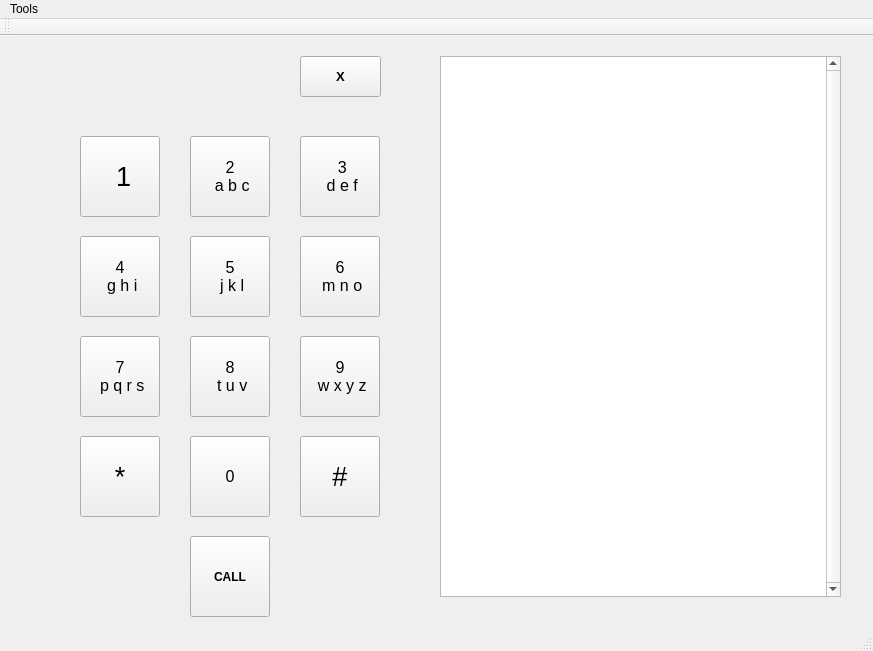
<?xml version="1.0" encoding="UTF-8"?>
<ui version="4.0">
 <class>DialerApp</class>
 <widget class="QMainWindow" name="DialerApp">
  <property name="geometry">
   <rect>
    <x>0</x>
    <y>0</y>
    <width>873</width>
    <height>651</height>
   </rect>
  </property>
  <property name="windowTitle">
   <string>DialerApp</string>
  </property>
  <widget class="QWidget" name="centralWidget">
   <widget class="QTableView" name="tableView">
    <property name="geometry">
     <rect>
      <x>440</x>
      <y>20</y>
      <width>401</width>
      <height>541</height>
     </rect>
    </property>
    <property name="verticalScrollBarPolicy">
     <enum>Qt::ScrollBarAlwaysOn</enum>
    </property>
    <property name="horizontalScrollBarPolicy">
     <enum>Qt::ScrollBarAlwaysOff</enum>
    </property>
    <attribute name="verticalHeaderVisible">
     <bool>false</bool>
    </attribute>
   </widget>
   <widget class="QPushButton" name="oneButton">
    <property name="geometry">
     <rect>
      <x>80</x>
      <y>100</y>
      <width>80</width>
      <height>81</height>
     </rect>
    </property>
    <property name="font">
     <font>
      <pointsize>20</pointsize>
     </font>
    </property>
    <property name="text">
     <string> 1</string>
    </property>
   </widget>
   <widget class="QPushButton" name="twoButton">
    <property name="geometry">
     <rect>
      <x>190</x>
      <y>100</y>
      <width>80</width>
      <height>81</height>
     </rect>
    </property>
    <property name="font">
     <font>
      <pointsize>12</pointsize>
     </font>
    </property>
    <property name="text">
     <string>2 
 a b c</string>
    </property>
   </widget>
   <widget class="QPushButton" name="threeButton">
    <property name="geometry">
     <rect>
      <x>300</x>
      <y>100</y>
      <width>80</width>
      <height>81</height>
     </rect>
    </property>
    <property name="font">
     <font>
      <pointsize>12</pointsize>
     </font>
    </property>
    <property name="text">
     <string> 3
 d e f</string>
    </property>
   </widget>
   <widget class="QPushButton" name="fiveButton">
    <property name="geometry">
     <rect>
      <x>190</x>
      <y>200</y>
      <width>80</width>
      <height>81</height>
     </rect>
    </property>
    <property name="font">
     <font>
      <pointsize>12</pointsize>
     </font>
    </property>
    <property name="text">
     <string>5
 j k l</string>
    </property>
   </widget>
   <widget class="QPushButton" name="fourButton">
    <property name="geometry">
     <rect>
      <x>80</x>
      <y>200</y>
      <width>80</width>
      <height>81</height>
     </rect>
    </property>
    <property name="font">
     <font>
      <pointsize>12</pointsize>
     </font>
    </property>
    <property name="text">
     <string>4
 g h i</string>
    </property>
   </widget>
   <widget class="QPushButton" name="sixButton">
    <property name="geometry">
     <rect>
      <x>300</x>
      <y>200</y>
      <width>80</width>
      <height>81</height>
     </rect>
    </property>
    <property name="font">
     <font>
      <pointsize>12</pointsize>
     </font>
    </property>
    <property name="text">
     <string>6
 m n o</string>
    </property>
   </widget>
   <widget class="QPushButton" name="eightButton">
    <property name="geometry">
     <rect>
      <x>190</x>
      <y>300</y>
      <width>80</width>
      <height>81</height>
     </rect>
    </property>
    <property name="font">
     <font>
      <pointsize>12</pointsize>
     </font>
    </property>
    <property name="text">
     <string>8
 t u v</string>
    </property>
   </widget>
   <widget class="QPushButton" name="sevenButton">
    <property name="geometry">
     <rect>
      <x>80</x>
      <y>300</y>
      <width>80</width>
      <height>81</height>
     </rect>
    </property>
    <property name="font">
     <font>
      <pointsize>12</pointsize>
     </font>
    </property>
    <property name="text">
     <string>7
 p q r s</string>
    </property>
   </widget>
   <widget class="QPushButton" name="nineButton">
    <property name="geometry">
     <rect>
      <x>300</x>
      <y>300</y>
      <width>80</width>
      <height>81</height>
     </rect>
    </property>
    <property name="font">
     <font>
      <pointsize>12</pointsize>
     </font>
    </property>
    <property name="text">
     <string>9
 w x y z</string>
    </property>
   </widget>
   <widget class="QPushButton" name="callButton">
    <property name="geometry">
     <rect>
      <x>190</x>
      <y>500</y>
      <width>80</width>
      <height>81</height>
     </rect>
    </property>
    <property name="font">
     <font>
      <weight>75</weight>
      <bold>true</bold>
     </font>
    </property>
    <property name="text">
     <string>CALL</string>
    </property>
   </widget>
   <widget class="QPushButton" name="starButton">
    <property name="geometry">
     <rect>
      <x>80</x>
      <y>400</y>
      <width>80</width>
      <height>81</height>
     </rect>
    </property>
    <property name="font">
     <font>
      <pointsize>20</pointsize>
     </font>
    </property>
    <property name="text">
     <string>*</string>
    </property>
   </widget>
   <widget class="QPushButton" name="poundButton">
    <property name="geometry">
     <rect>
      <x>300</x>
      <y>400</y>
      <width>80</width>
      <height>81</height>
     </rect>
    </property>
    <property name="font">
     <font>
      <pointsize>20</pointsize>
     </font>
    </property>
    <property name="text">
     <string>#</string>
    </property>
   </widget>
   <widget class="QPushButton" name="zeroButton">
    <property name="geometry">
     <rect>
      <x>190</x>
      <y>400</y>
      <width>80</width>
      <height>81</height>
     </rect>
    </property>
    <property name="font">
     <font>
      <pointsize>12</pointsize>
     </font>
    </property>
    <property name="text">
     <string>0</string>
    </property>
   </widget>
   <widget class="QPushButton" name="deleteButton">
    <property name="geometry">
     <rect>
      <x>300</x>
      <y>20</y>
      <width>81</width>
      <height>41</height>
     </rect>
    </property>
    <property name="font">
     <font>
      <pointsize>10</pointsize>
      <weight>75</weight>
      <bold>true</bold>
     </font>
    </property>
    <property name="text">
     <string>X</string>
    </property>
   </widget>
   <widget class="QLabel" name="phoneLabel">
    <property name="geometry">
     <rect>
      <x>80</x>
      <y>20</y>
      <width>181</width>
      <height>41</height>
     </rect>
    </property>
    <property name="font">
     <font>
      <pointsize>15</pointsize>
     </font>
    </property>
    <property name="text">
     <string/>
    </property>
    <property name="alignment">
     <set>Qt::AlignCenter</set>
    </property>
   </widget>
  </widget>
  <widget class="QMenuBar" name="menuBar">
   <property name="geometry">
    <rect>
     <x>0</x>
     <y>0</y>
     <width>873</width>
     <height>25</height>
    </rect>
   </property>
   <widget class="QMenu" name="menuOpen_an_address_book">
    <property name="title">
     <string>Tools</string>
    </property>
    <addaction name="separator"/>
    <addaction name="actionOpen_an_address_book"/>
    <addaction name="actionExit"/>
   </widget>
   <addaction name="menuOpen_an_address_book"/>
  </widget>
  <widget class="QToolBar" name="mainToolBar">
   <attribute name="toolBarArea">
    <enum>TopToolBarArea</enum>
   </attribute>
   <attribute name="toolBarBreak">
    <bool>false</bool>
   </attribute>
  </widget>
  <widget class="QStatusBar" name="statusBar"/>
  <action name="actionExit">
   <property name="text">
    <string>Exit</string>
   </property>
  </action>
  <action name="actionOpen_an_address_book">
   <property name="text">
    <string>Open an address book...</string>
   </property>
  </action>
 </widget>
 <layoutdefault spacing="6" margin="11"/>
 <resources/>
 <connections/>
</ui>
